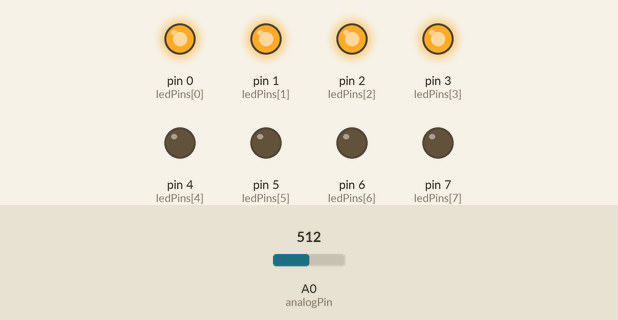
This sketch was run on a simulated Arduino Uno, built with avr-gcc and run on an emulated ATmega328P. Parts: output pins drawn as LEDs (lit = HIGH). The test bench sets the inputs (shaded band); at power-on: A0 (analogPin) = 512.

Above: at 1.2 s.
1.3 s: A0 (analogPin) set to 627
2.8 s: A0 (analogPin) set to 656
At 3.6 s:
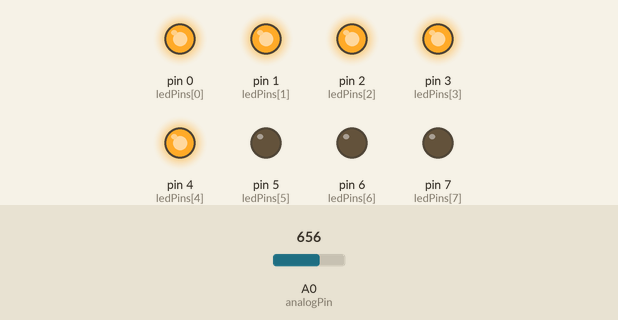
4.3 s: A0 (analogPin) set to 511
At 4.7 s:
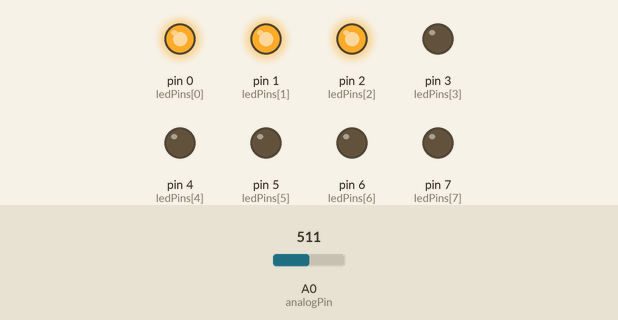
5.8 s: A0 (analogPin) set to 395
7.3 s: A0 (analogPin) set to 374
At 8.2 s:
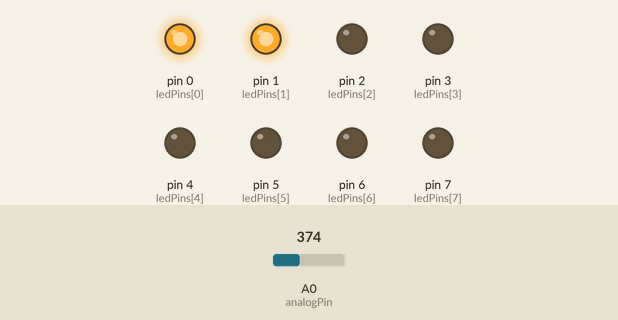
8.8 s: A0 (analogPin) set to 716
At 9.3 s:
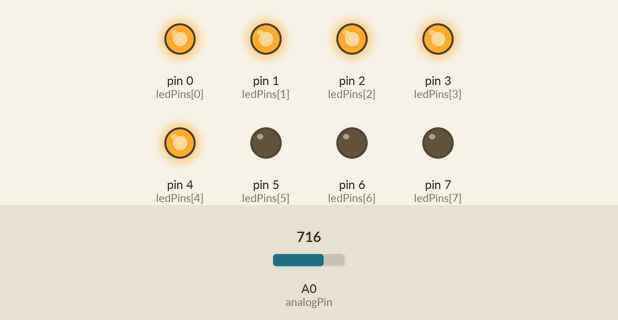
Timing chart, 0 to 11.3 s (numbered marks = the images above; inputs shaded):
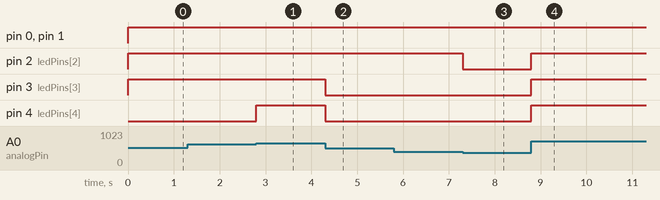

The sketch:

barGraph.ino
```cpp
/*
 http://shop34791330.taobao.com/ //德飞莱旗舰店
 http://qixingchong.tmall.com/   //七星虫旗舰店
 http://www.doflye.net //德飞莱技术论坛
 http://www.doflye.net/forum-98-1.html //德飞莱论坛arduino版块

 利用A0输入的模拟量，控制led点亮状态，可以直观看到电压大小

 使用独立模块开发板LY-51S连接详情：
 http://doflye.net/viewthread.php?tid=5294&extra=
 官方参考电路和说明
 http://www.arduino.cc/en/Tutorial/BarGraph
 */


// 引脚定义
const int analogPin = A0;   // 模拟输入
const int ledCount = 8;    // led个数

int ledPins[] = {
  0,1,2, 3, 4, 5, 6, 7, };   // 对应的led引脚


void setup() {
  // 循环设置，把对应的led都设置成输出
  for (int thisLed = 0; thisLed < ledCount; thisLed++) {
    pinMode(ledPins[thisLed], OUTPUT);
  }
}

void loop() {
  // 读取电位器的值
  int sensorReading = analogRead(analogPin);
  // 把对应的值转化成0-最大led个数，这里是8
  int ledLevel = map(sensorReading, 0, 1023, 0, ledCount);

  // 循环对比输出到led:
  for (int thisLed = 0; thisLed < ledCount; thisLed++) {

    if (thisLed < ledLevel) {
      digitalWrite(ledPins[thisLed], HIGH);
    }

    else {
      digitalWrite(ledPins[thisLed], LOW);
    }
  }
}
```

Measured:
- the behaviour switches between 639 and 640 on A0 (analogPin) (found by bisection; images 0 and 1)
- the behaviour switches between 384 and 383 on A0 (analogPin) (found by bisection; images 2 and 3)
- after the input at 1.3 s, every drawn part: stays the same
- after the input at 2.8 s, pin 4 (ledPins[4]): LOW → HIGH at once
- after the input at 4.3 s, pin 3 (ledPins[3]), pin 4 (ledPins[4]): HIGH → LOW at once
- after the input at 5.8 s, every drawn part: stays the same
- after the input at 7.3 s, pin 2 (ledPins[2]): HIGH → LOW at once
- after the input at 8.8 s, pin 2 (ledPins[2]), pin 3 (ledPins[3]), pin 4 (ledPins[4]): LOW → HIGH at once
